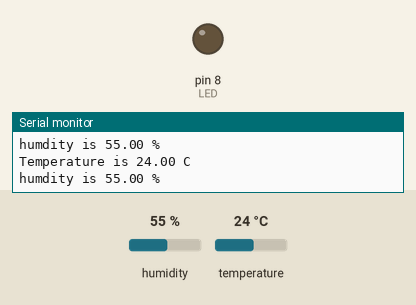
Bench run of a sketch on a simulated Arduino Uno, built with avr-gcc and run on an emulated ATmega328P. Parts: output pins drawn as LEDs (lit = HIGH), the last lines printed to the serial monitor. The test bench sets the inputs (shaded band); at power-on: humidity 55 %, temperature 24 °C.

Above: at 2.8 s.
2.9 s: humidity set to 69 %
6.2 s: humidity set to 72 %
At 10.3 s:
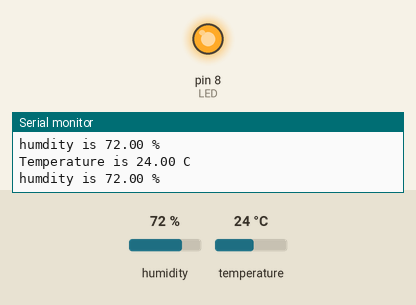
10.6 s: humidity set to 22 %
At 14.0 s:
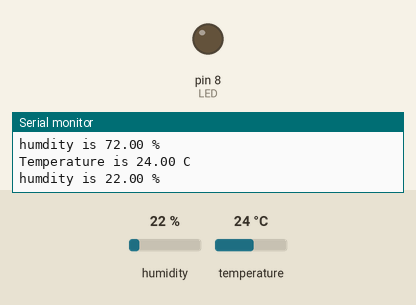
14.6 s: humidity set to 88 %
At 17.7 s:
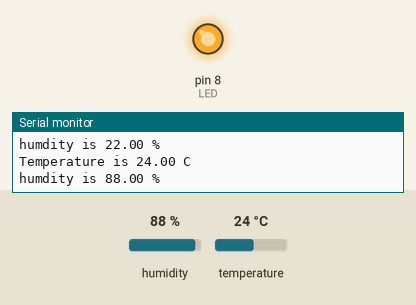
Timing chart, 0 to 19.2 s (numbered marks = the images above; inputs shaded):
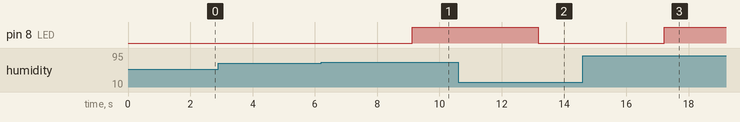

The sketch:

sketch_sep13a.ino
```cpp
#include "DHT.h"
#define dhtpin 2
#define dhttype DHT11
DHT dht(dhtpin, dhttype);
int LED=8;
void setup() {
 Serial.begin(9600);
 pinMode(LED, OUTPUT);
 dht.begin();
}

void loop() {
  float t=dht.readTemperature();
  float h=dht.readHumidity();


  Serial.print("Temperature is ");
  Serial.print(t);
  Serial.println(" C");
  Serial.print("humdity is ");
  Serial.print(h);
  Serial.println(" %");
  delay(1000);
  if(h>70){
    digitalWrite(LED, HIGH);
    delay(1000);
    }else{
    digitalWrite(LED, LOW);
      delay(1000);
    }
}
```

Measured:
- the behaviour switches between 70 and 71 % on humidity (found by bisection; images 0 and 1)
- after the input at 6.2 s, pin 8 (LED): LOW → HIGH after 2.9 s
- after the input at 10.6 s, pin 8 (LED): HIGH → LOW after 2.6 s
- after the input at 14.6 s, pin 8 (LED): LOW → HIGH after 2.6 s
